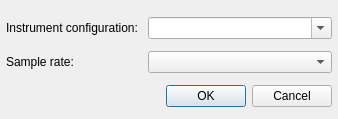
<?xml version="1.0" encoding="UTF-8"?>
<ui version="4.0">
 <class>TiMiditySettingsDialog</class>
 <widget class="QDialog" name="TiMiditySettingsDialog">
  <property name="geometry">
   <rect>
    <x>0</x>
    <y>0</y>
    <width>338</width>
    <height>119</height>
   </rect>
  </property>
  <property name="windowTitle">
   <string>TiMidity Plugin Settings</string>
  </property>
  <layout class="QGridLayout" name="gridLayout">
   <property name="leftMargin">
    <number>6</number>
   </property>
   <property name="rightMargin">
    <number>6</number>
   </property>
   <property name="bottomMargin">
    <number>6</number>
   </property>
   <item row="0" column="1" colspan="2">
    <widget class="QComboBox" name="confPathComboBox">
     <property name="editable">
      <bool>true</bool>
     </property>
    </widget>
   </item>
   <item row="1" column="1" colspan="2">
    <widget class="QComboBox" name="sampleRateComboBox"/>
   </item>
   <item row="0" column="0">
    <widget class="QLabel" name="label">
     <property name="text">
      <string>Instrument configuration: </string>
     </property>
    </widget>
   </item>
   <item row="1" column="0">
    <widget class="QLabel" name="label_2">
     <property name="text">
      <string>Sample rate:</string>
     </property>
    </widget>
   </item>
   <item row="2" column="0" colspan="3">
    <widget class="QDialogButtonBox" name="buttonBox">
     <property name="sizePolicy">
      <sizepolicy hsizetype="Expanding" vsizetype="Fixed">
       <horstretch>0</horstretch>
       <verstretch>0</verstretch>
      </sizepolicy>
     </property>
     <property name="standardButtons">
      <set>QDialogButtonBox::Cancel|QDialogButtonBox::Ok</set>
     </property>
    </widget>
   </item>
  </layout>
 </widget>
 <resources/>
 <connections>
  <connection>
   <sender>buttonBox</sender>
   <signal>accepted()</signal>
   <receiver>TiMiditySettingsDialog</receiver>
   <slot>accept()</slot>
   <hints>
    <hint type="sourcelabel">
     <x>214</x>
     <y>167</y>
    </hint>
    <hint type="destinationlabel">
     <x>103</x>
     <y>160</y>
    </hint>
   </hints>
  </connection>
  <connection>
   <sender>buttonBox</sender>
   <signal>rejected()</signal>
   <receiver>TiMiditySettingsDialog</receiver>
   <slot>reject()</slot>
   <hints>
    <hint type="sourcelabel">
     <x>269</x>
     <y>174</y>
    </hint>
    <hint type="destinationlabel">
     <x>148</x>
     <y>169</y>
    </hint>
   </hints>
  </connection>
 </connections>
</ui>
